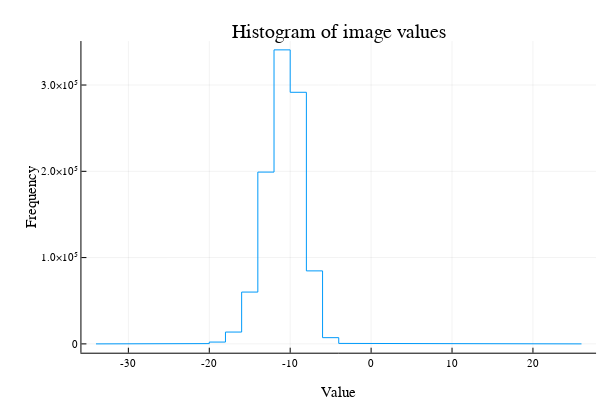

Notebook source saved alongside this figure:
### Code cell
flat_matrix = vec(test_img2[1,4000:5000,4000:5000])
histogram(flat_matrix, bins=50, xlabel="Value", ylabel="Frequency", title="Histogram of image values", legend=false)

### Figure 1 — Plotly figure (JSON) as saved in the notebook; plotly's stock layout.template omitted (floating-point values rounded to 4 significant figures)
{"data": [{"colorbar": {"len": 0.8657, "title": "", "x": 0.9934, "y": 0.5087}, "legendgroup": "y1", "line": {"color": "rgba(0, 154, 250, 1.000)", "dash": "solid", "shape": "linear", "width": 1}, "mode": "lines", "name": "y1", "showlegend": true, "type": "scatter", "x": [-34, -34, -32, -32, -30, -30, -28, -28, -26, -26, -24, -24, -22, -22, -20, -20, -18, -18, -16, -16, -14, -14, -12, -12, -10, -10, -8, -8, -6, -6, -4, -4, -2, -2, 0, 0, 2, 2, 4, 4, 6, 6, 8, 8, 10, 10, 12, 12, 14, 14, 16, 16, 18, 18, 20, 20, 22, 22, 24, 24, 26, 26], "xaxis": "x", "y": [0, 1, 1, 0, 0, 0, 0, 2, 2, 4, 4, 42, 42, 332, 332, 2116, 2116, 13713, 13713, 60041, 60041, 199099, 199099, 340743, 340743, 291574, 291574, 84603, 84603, 7212, 7212, 544, 544, 271, 271, 267, 267, 249, 249, 250, 250, 248, 248, 235, 235, 161, 161, 131, 131, 71, 71, 48, 48, 23, 23, 16, 16, 1, 1, 4, 4, 0], "yaxis": "y"}], "layout": {"annotations": [{"font": {"color": "rgba(0, 0, 0, 1.000)", "family": "sans-serif", "size": 20}, "rotation": 0, "showarrow": false, "text": "Histogram of image values", "x": 0.5646, "xanchor": "center", "xref": "paper", "y": 1, "yanchor": "top", "yref": "paper"}], "height": 400, "margin": {"b": 20, "l": 0, "r": 0, "t": 20}, "paper_bgcolor": "rgba(255, 255, 255, 1.000)", "plot_bgcolor": "rgba(255, 255, 255, 1.000)", "showlegend": false, "width": 600, "xaxis": {"anchor": "y", "domain": [0.1357, 0.9934], "gridcolor": "rgba(0, 0, 0, 0.100)", "gridwidth": 0.5, "linecolor": "rgba(0, 0, 0, 1.000)", "mirror": false, "range": [-35.8, 27.8], "showgrid": true, "showline": true, "showticklabels": true, "tickangle": 0, "tickcolor": "rgb(0, 0, 0)", "tickfont": {"color": "rgba(0, 0, 0, 1.000)", "family": "sans-serif", "size": 11}, "tickmode": "array", "ticks": "inside", "ticktext": ["-30", "-20", "-10", "0", "10", "20"], "tickvals": [-30, -20, -10, 0, 10, 20], "title": "Value", "titlefont": {"color": "rgba(0, 0, 0, 1.000)", "family": "sans-serif", "size": 15}, "type": "-", "visible": true, "zeroline": false, "zerolinecolor": "rgba(0, 0, 0, 1.000)"}, "yaxis": {"anchor": "x", "domain": [0.07581, 0.9415], "gridcolor": "rgba(0, 0, 0, 0.100)", "gridwidth": 0.5, "linecolor": "rgba(0, 0, 0, 1.000)", "mirror": false, "range": [-10220.0, 351000.0], "showgrid": true, "showline": true, "showticklabels": true, "tickangle": 0, "tickcolor": "rgb(0, 0, 0)", "tickfont": {"color": "rgba(0, 0, 0, 1.000)", "family": "sans-serif", "size": 11}, "tickmode": "array", "ticks": "inside", "ticktext": ["0", "1.0×10⁵", "2.0×10⁵", "3.0×10⁵"], "tickvals": [0, 100000, 200000, 300000], "title": "Frequency", "titlefont": {"color": "rgba(0, 0, 0, 1.000)", "family": "sans-serif", "size": 15}, "type": "-", "visible": true, "zeroline": false, "zerolinecolor": "rgba(0, 0, 0, 1.000)"}}}
